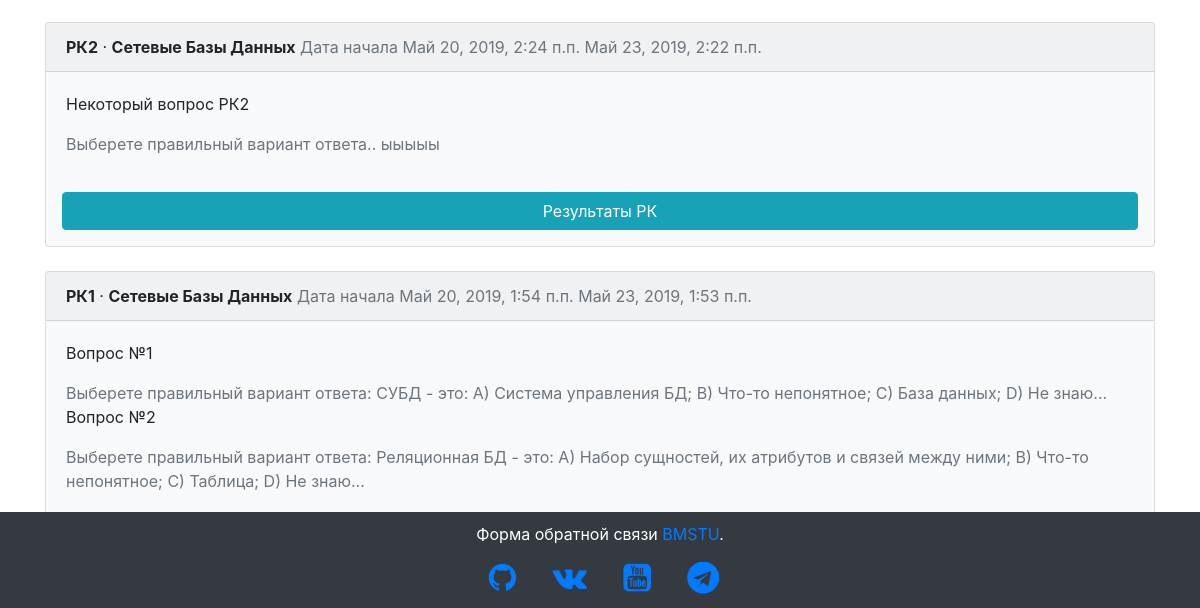
The app's page /rk/ (lower part), older data.
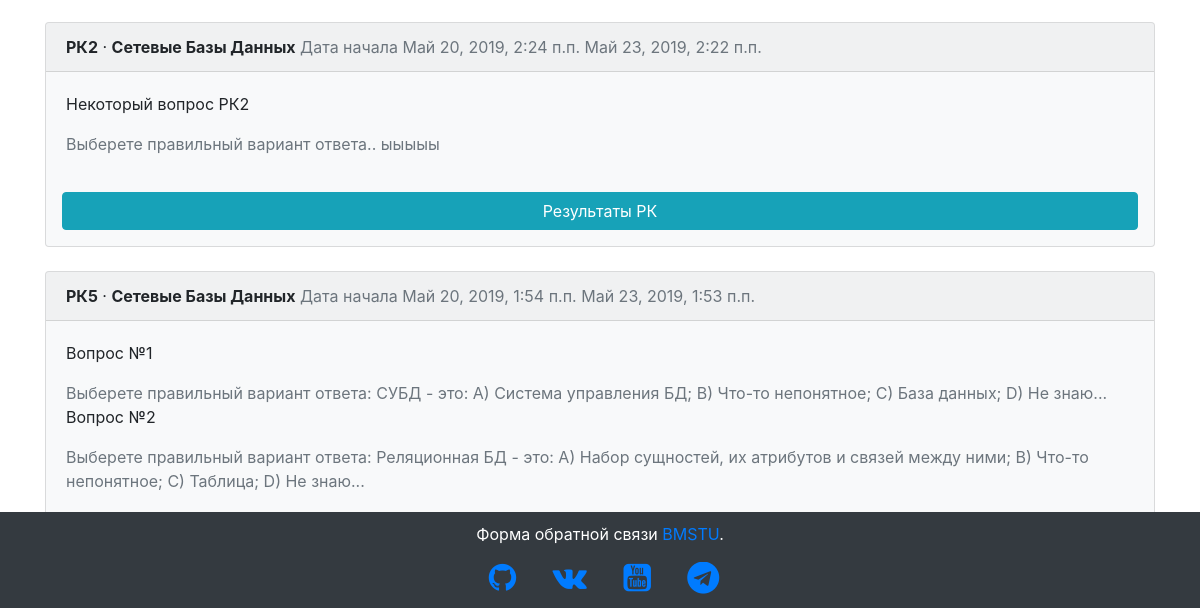
The same page, newer data.
### questiontest/models.py (models this page shows, shortened)
class RK(models.Model):
    name = models.CharField(max_length=255, verbose_name="Название РК", default="РК1")
    disciple = models.ForeignKey(Disciple, on_delete=models.CASCADE, verbose_name="Дисциплина", null=True)
    date_start = models.DateTimeField(default=now, verbose_name='Дата начала')
    date_stop = models.DateTimeField(verbose_name='Дата окончания', default=(now() + timedelta(days=3)))

### attendance_control/models.py (models this page shows)
class Disciple(models.Model):
    name = models.CharField(max_length=255, verbose_name='Название предмета')
    teacher = models.ForeignKey(CustomUser, on_delete=models.CASCADE, verbose_name="Преподаватель")
    def __str__(self):
        return self.name

### questiontest/views.py (the view)
# urls.py: path('', views.RKListView.as_view(), name='rk_list'),
class RKListView(ListView):
    model = RK
    template_name = 'rk_list.html'
    def get_queryset(self):
        return self.model.objects.order_by('-date_start')

### templates/rk_list.html (shortened to what this page needs)
{% extends 'base.html' %}
{% block content %}
  {% for item in object_list %}
    <div class="card" style="background: #f8f9fa;">
      <div class="card-header">
        <span class="font-weight-bold">{{ item.name }}</span> &middot; <span class="font-weight-bold">{{ item.disciple }}</span>
        <span class="text-muted">Дата начала {{ item.date_start}}</span>
        <span class="text-muted">{{ item.date_stop }}</span>
      </div>
      <div class="card-body">
        {% for obj in item.question_set.all %}
          <p>{{ obj.name }}</p>
          <span class="text-muted">{{ obj.body }}</span>
        {% endfor %}
      </div>
      {% if item.rkresult_set.all %}
        <a class="btn btn-info m-3" href="{% url 'rk_results_list' item.pk %}">Результаты РК</a>
        {% else %}
        {% if user.user_role == 'ПР' or user.is_superuser %}
          <a class="btn btn-info m-3" href="{% url 'question_new' item.pk %}">Добавить вопрос</a>
        {% else %}
          <a class="btn btn-info m-3" href="{% url 'rk_solving' item.pk %}">Приступить к выполнению</a>
        {% endif %}
      {% endif %}
    </div>
    <br />
  {% endfor %}
{% endblock %}

Row changes from the older to the newer data that the page shows:
changed RK "Май 20, 2019, 1:54 п.п.": name "РК1" → "РК5"
